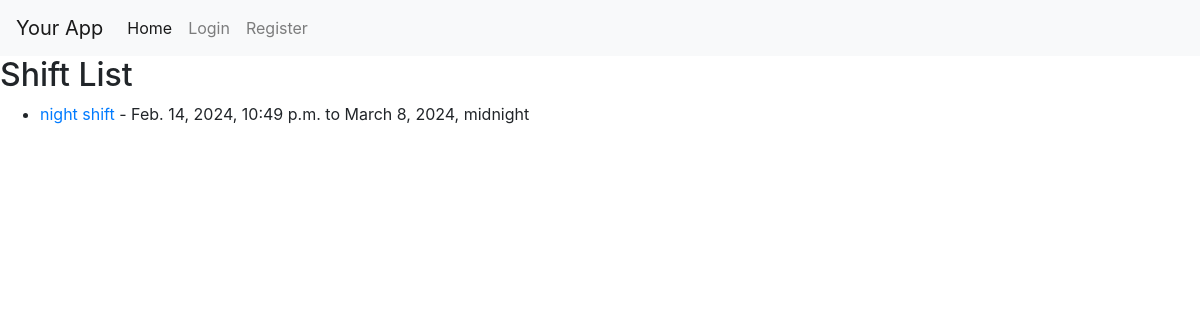
/shifts/, run on the app's committed database.
### shifts/models.py (models this page shows, shortened)
class Shift(models.Model):
    CANCELLED = 'cancelled'
    PENDING = 'pending'
    ACCEPTED = 'accepted'
    REJECTED = 'rejected'
    STATUS_CHOICES = [
        (CANCELLED, 'Cancelled'),
        (PENDING, 'Pending'),
        (ACCEPTED, 'Accepted'),
        (REJECTED, 'Rejected'),
    ]
    max_users = models.PositiveIntegerField(default=1)
    shift_name = models.CharField(max_length=255)
    start_time = models.DateTimeField()
    end_time = models.DateTimeField()
    status = models.CharField(max_length=20, choices=STATUS_CHOICES, default=PENDING)
    reminder_enabled = models.BooleanField(default=False)
    reminder_days_before = models.PositiveIntegerField(default=3)
    employer_address_line1 = models.CharField(max_length=255, blank=True, null=True)
    employer_address_line2 = models.CharField(max_length=255, blank=True, null=True)
    employer_city = models.CharField(max_length=255, blank=True, null=True)
    employer_state = models.CharField(max_length=255, blank=True, null=True)
    employer_postal_code = models.CharField(max_length=20, blank=True, null=True)

### shifts/views.py (the view)
# urls.py: path('', ShiftListView.as_view(), name='shift-list'),
class ShiftListView(ListView):
    model = Shift
    template_name = 'shifts/shift_list.html'
    context_object_name = 'shifts'

### shifts/templates/shifts/shift_list.html
{% extends 'base.html' %} {% block content %}
<h2>Shift List</h2>
<ul>
  {% for shift in shifts %}
  <li>
    <a href="{% url 'shift_detail' shift.id %}">{{ shift.shift_name }}</a>
    - {{ shift.start_time }} to {{ shift.end_time }}
  </li>
  {% endfor %}
</ul>
{% endblock %}

### data on the page
Shift: shift_name "night shift", start_time "Feb. 14, 2024, 10:49 p.m.", end_time "March 8, 2024, midnight"
